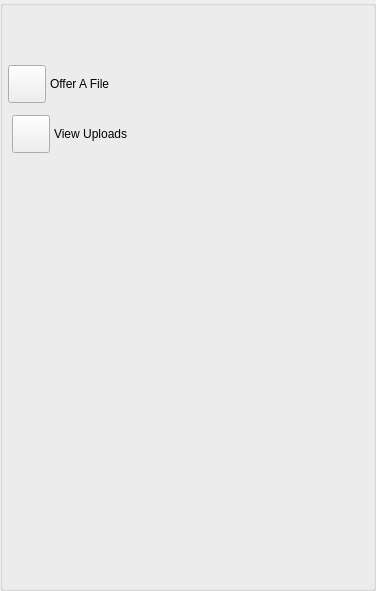
<?xml version="1.0" encoding="UTF-8"?>
<ui version="4.0">
 <class>AppletPeerReplyFileOfferUi</class>
 <widget class="QWidget" name="AppletPeerReplyFileOfferUi">
  <property name="geometry">
   <rect>
    <x>0</x>
    <y>0</y>
    <width>376</width>
    <height>591</height>
   </rect>
  </property>
  <property name="sizePolicy">
   <sizepolicy hsizetype="Expanding" vsizetype="Expanding">
    <horstretch>0</horstretch>
    <verstretch>0</verstretch>
   </sizepolicy>
  </property>
  <property name="windowTitle">
   <string>Offer Session</string>
  </property>
  <layout class="QVBoxLayout" name="verticalLayout">
   <property name="spacing">
    <number>0</number>
   </property>
   <property name="leftMargin">
    <number>0</number>
   </property>
   <property name="topMargin">
    <number>0</number>
   </property>
   <property name="rightMargin">
    <number>0</number>
   </property>
   <property name="bottomMargin">
    <number>0</number>
   </property>
   <item>
    <widget class="QGroupBox" name="StyledDlgItemsBox">
     <property name="sizePolicy">
      <sizepolicy hsizetype="Expanding" vsizetype="Expanding">
       <horstretch>0</horstretch>
       <verstretch>0</verstretch>
      </sizepolicy>
     </property>
     <property name="minimumSize">
      <size>
       <width>0</width>
       <height>0</height>
      </size>
     </property>
     <property name="title">
      <string/>
     </property>
     <layout class="QVBoxLayout" name="verticalLayout_2">
      <property name="spacing">
       <number>4</number>
      </property>
      <property name="leftMargin">
       <number>5</number>
      </property>
      <property name="topMargin">
       <number>5</number>
      </property>
      <property name="rightMargin">
       <number>5</number>
      </property>
      <property name="bottomMargin">
       <number>5</number>
      </property>
      <item>
       <widget class="IdentWidget" name="m_FriendIdentWidget" native="true">
        <property name="sizePolicy">
         <sizepolicy hsizetype="Preferred" vsizetype="Fixed">
          <horstretch>0</horstretch>
          <verstretch>0</verstretch>
         </sizepolicy>
        </property>
        <property name="minimumSize">
         <size>
          <width>0</width>
          <height>50</height>
         </size>
        </property>
        <property name="maximumSize">
         <size>
          <width>16777215</width>
          <height>50</height>
         </size>
        </property>
       </widget>
      </item>
      <item>
       <layout class="QHBoxLayout" name="horizontalLayout">
        <item>
         <widget class="VxPushButton" name="m_PermissionButton">
          <property name="minimumSize">
           <size>
            <width>38</width>
            <height>38</height>
           </size>
          </property>
          <property name="maximumSize">
           <size>
            <width>38</width>
            <height>38</height>
           </size>
          </property>
          <property name="text">
           <string notr="true"/>
          </property>
          <property name="iconSize">
           <size>
            <width>48</width>
            <height>48</height>
           </size>
          </property>
         </widget>
        </item>
        <item>
         <widget class="QLabel" name="m_PermissionLabel">
          <property name="text">
           <string>Offer A File</string>
          </property>
         </widget>
        </item>
       </layout>
      </item>
      <item>
       <widget class="FileXferWidget" name="widget" native="true"/>
      </item>
      <item>
       <widget class="QFrame" name="m_BrowseForFileFrame">
        <property name="sizePolicy">
         <sizepolicy hsizetype="Preferred" vsizetype="Fixed">
          <horstretch>0</horstretch>
          <verstretch>0</verstretch>
         </sizepolicy>
        </property>
        <property name="minimumSize">
         <size>
          <width>0</width>
          <height>46</height>
         </size>
        </property>
        <property name="maximumSize">
         <size>
          <width>16777215</width>
          <height>46</height>
         </size>
        </property>
        <property name="styleSheet">
         <string notr="true"/>
        </property>
        <layout class="QHBoxLayout" name="horizontalLayout_4">
         <property name="spacing">
          <number>4</number>
         </property>
         <property name="leftMargin">
          <number>4</number>
         </property>
         <property name="topMargin">
          <number>2</number>
         </property>
         <property name="rightMargin">
          <number>4</number>
         </property>
         <property name="bottomMargin">
          <number>2</number>
         </property>
         <item>
          <widget class="VxPushButton" name="m_ViewUploadsButton">
           <property name="minimumSize">
            <size>
             <width>38</width>
             <height>38</height>
            </size>
           </property>
           <property name="maximumSize">
            <size>
             <width>38</width>
             <height>38</height>
            </size>
           </property>
           <property name="text">
            <string notr="true"/>
           </property>
           <property name="iconSize">
            <size>
             <width>38</width>
             <height>38</height>
            </size>
           </property>
          </widget>
         </item>
         <item>
          <widget class="QLabel" name="m_ViewUploadsLabel">
           <property name="text">
            <string>View Uploads</string>
           </property>
          </widget>
         </item>
        </layout>
       </widget>
      </item>
      <item>
       <spacer name="verticalSpacer">
        <property name="orientation">
         <enum>Qt::Vertical</enum>
        </property>
        <property name="sizeHint" stdset="0">
         <size>
          <width>20</width>
          <height>40</height>
         </size>
        </property>
       </spacer>
      </item>
     </layout>
    </widget>
   </item>
  </layout>
 </widget>
 <customwidgets>
  <customwidget>
   <class>IdentWidget</class>
   <extends>QWidget</extends>
   <header location="global">IdentWidget.h</header>
   <container>1</container>
  </customwidget>
  <customwidget>
   <class>VxPushButton</class>
   <extends>QPushButton</extends>
   <header location="global">VxPushButton.h</header>
  </customwidget>
  <customwidget>
   <class>FileXferWidget</class>
   <extends>QWidget</extends>
   <header>FileXferWidget.h</header>
   <container>1</container>
  </customwidget>
 </customwidgets>
 <resources/>
 <connections/>
</ui>
